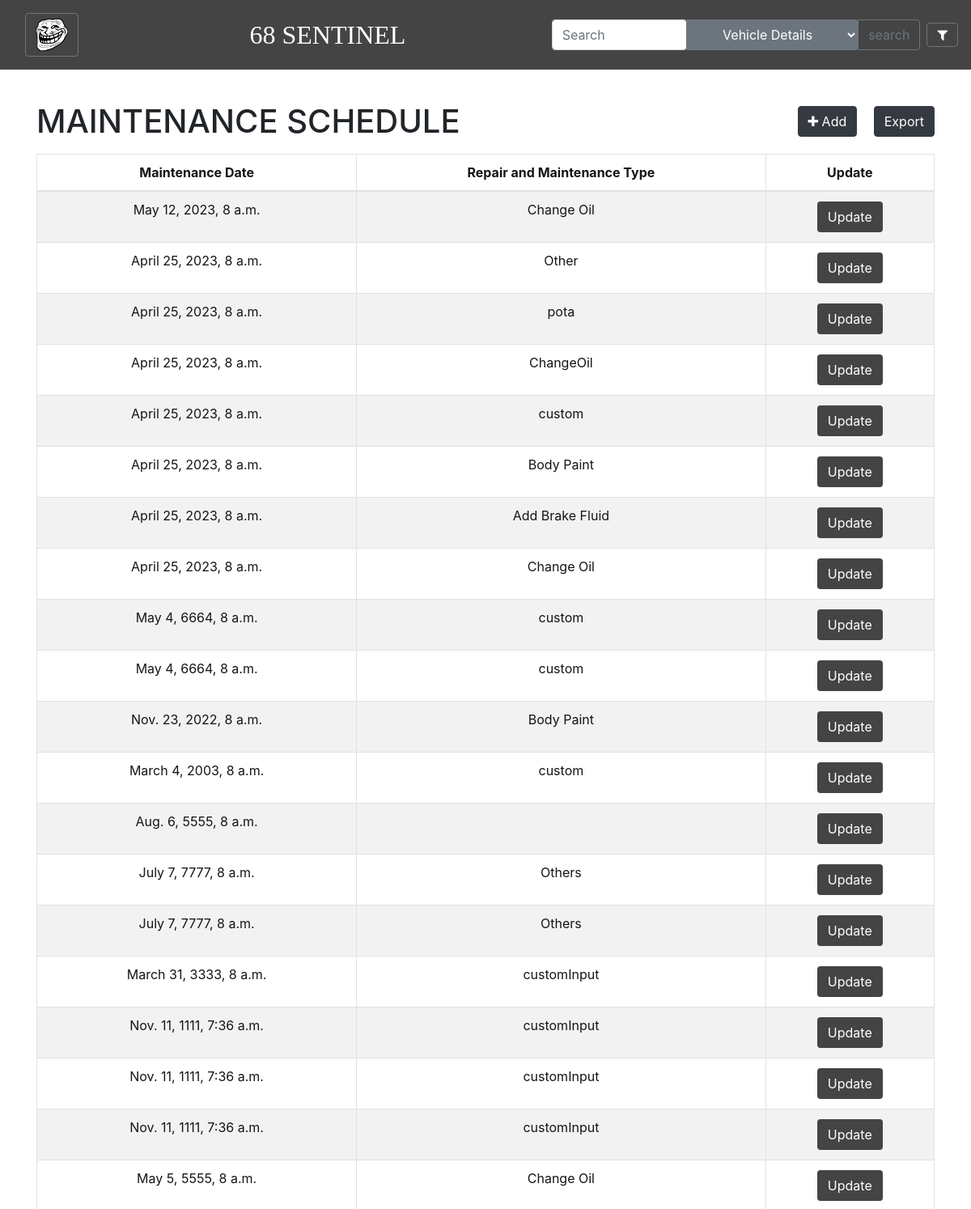
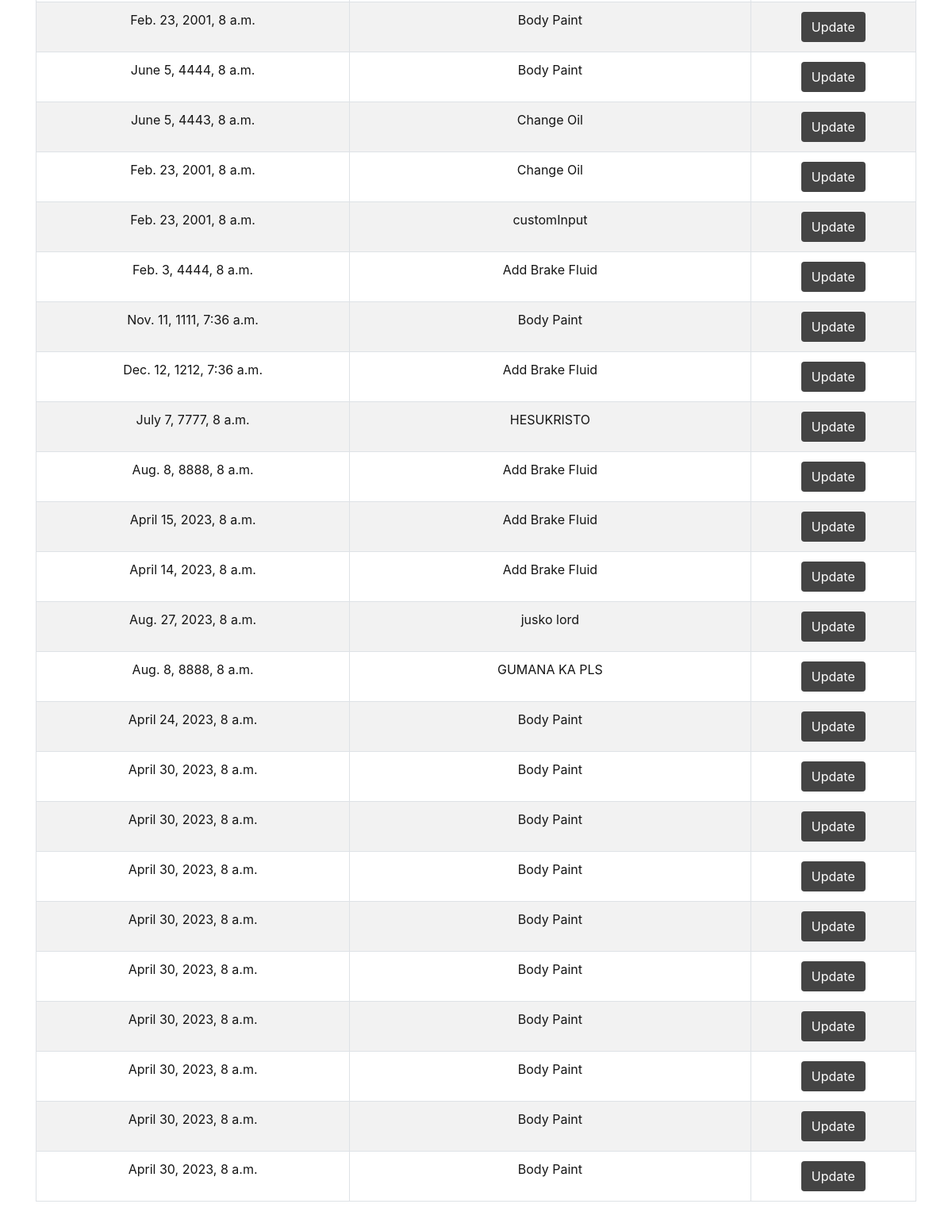
/MSchedPage, run on an earlier commit of the app's database (2 pictures, top to bottom).
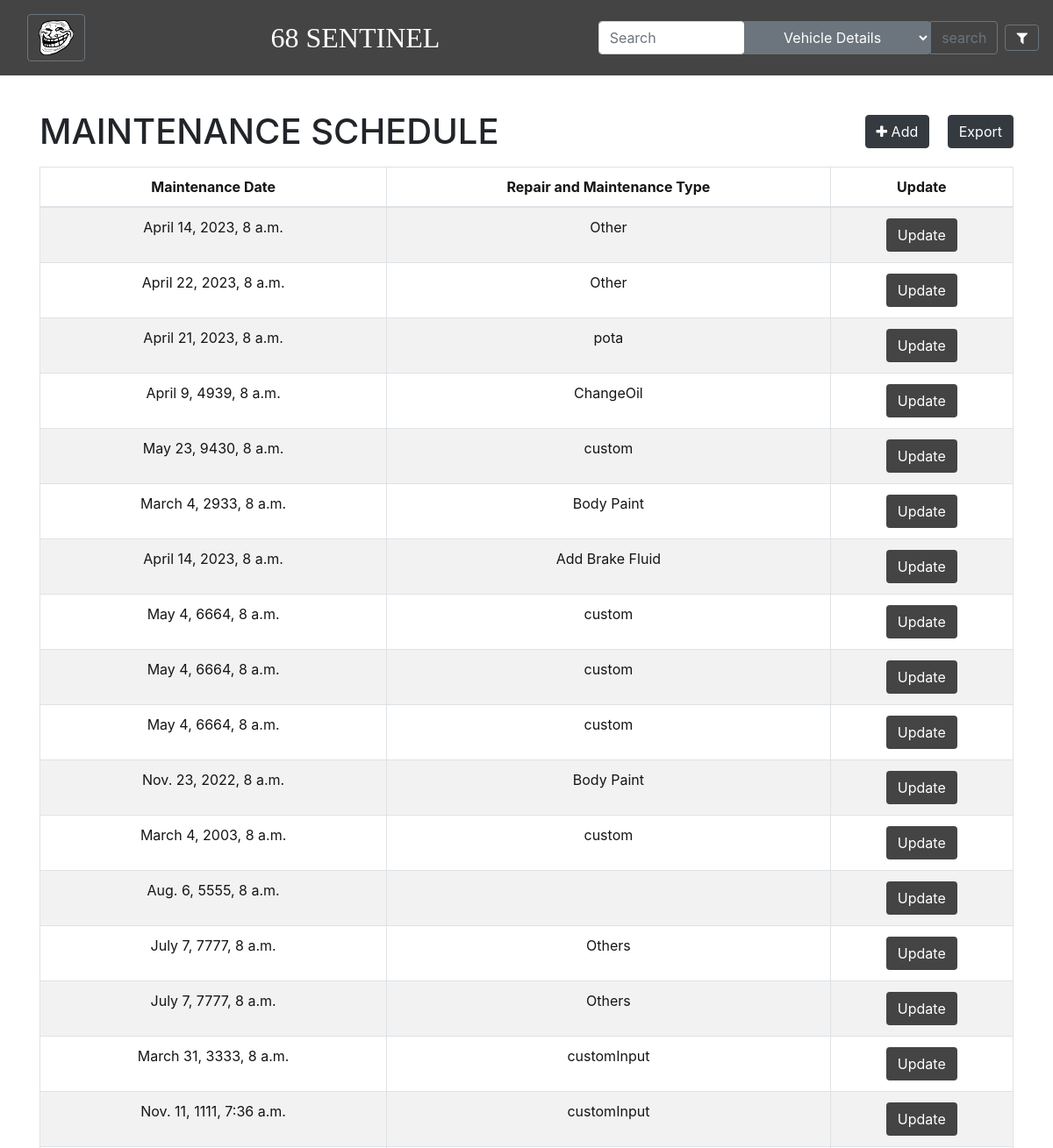
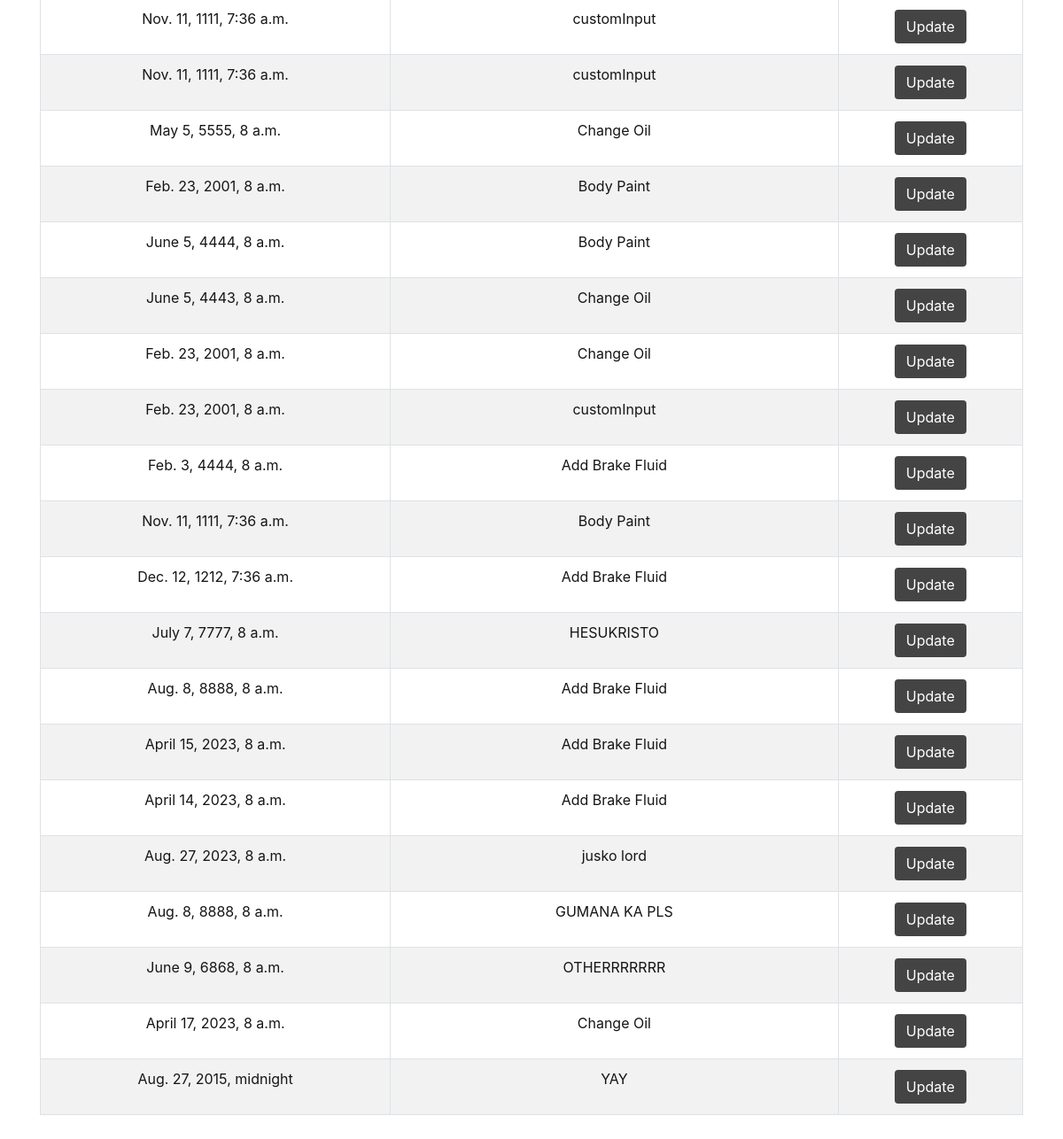
And on a later commit of the database (2 pictures, top to bottom).
### FMSApp/models.py (models this page shows, shortened)
class InputMSched(models.Model):
    PlateNumber = models.ForeignKey(
        InputVDetail, on_delete=models.CASCADE, blank=True, null=True)
    Date = models.DateTimeField(default=now)
    TypeofRepairandMaintenance = models.CharField(max_length=300)
    objects = models.Manager()

### FMSApp/views.py (the view)
# urls.py: path('MSchedPage', views.MSchedPage, name='MSchedPage'),
def MSchedPage(request):
    repairs = InputMSched.objects.all()
    return render(request, "FMSApp/MSchedPage.html", {"repairs": repairs})

### FMSApp/templates/FMSApp/MSchedPage.html (shortened to what this page needs)
{% extends "FMSApp/base.html" %}
{% load static %}
{% block content %}
<div class="container py-4">
    <div class="d-flex justify-content-between align-items-center mb-3">
        <h1 class="text-center mb-0">MAINTENANCE SCHEDULE</h1>
        <div>
            <a class="btn btn-dark mr-3" href="{% url 'Input_MSched' %}">
                <i class="fa fa-plus"></i> Add
            </a>
            <a class="btn btn-dark" style="color:white" href="{% url 'exportMaintenance' %}"> Export </a>
        </div>
    </div>
    <table class="table table-bordered table-striped table-hover text-center" style="color:rgb(21, 21, 21);">
        <thead>
            <tr>
                <th>Maintenance Date</th>
                <th>Repair and Maintenance Type</th>
                <th>Update</th>
            </tr>
        </thead>
        {% for maintenance in repairs %}
        <tr>
            <td>{{ maintenance.Date }}</td>
            <td>{{ maintenance.TypeofRepairandMaintenance }}</td>
            <td><a class="btn" style="background-color: #444444;color: white;" href="{% url 'Update_Maintenance' pk=maintenance.pk %}">Update</a></td>
        </tr>
    {% endfor %}
    </table>
</div>
{% endblock %}

What changed in the data, as far as the page shows it:
removed InputMSched: Date "May 12, 2023, 8 a.m.", TypeofRepairandMaintenance "Change Oil"
removed InputMSched: Date "April 25, 2023, 8 a.m.", TypeofRepairandMaintenance "Change Oil"
removed InputMSched: Date "April 24, 2023, 8 a.m.", TypeofRepairandMaintenance "Body Paint"
removed InputMSched: Date "April 30, 2023, 8 a.m.", TypeofRepairandMaintenance "Body Paint"
removed InputMSched: Date "April 30, 2023, 8 a.m.", TypeofRepairandMaintenance "Body Paint"
removed InputMSched: Date "April 30, 2023, 8 a.m.", TypeofRepairandMaintenance "Body Paint"
removed InputMSched: Date "April 30, 2023, 8 a.m.", TypeofRepairandMaintenance "Body Paint"
removed InputMSched: Date "April 30, 2023, 8 a.m.", TypeofRepairandMaintenance "Body Paint"
removed InputMSched: Date "April 30, 2023, 8 a.m.", TypeofRepairandMaintenance "Body Paint"
removed InputMSched: Date "April 30, 2023, 8 a.m.", TypeofRepairandMaintenance "Body Paint"
removed InputMSched: Date "April 30, 2023, 8 a.m.", TypeofRepairandMaintenance "Body Paint"
removed InputMSched: Date "April 30, 2023, 8 a.m.", TypeofRepairandMaintenance "Body Paint"
added InputMSched: Date "April 14, 2023, 8 a.m.", TypeofRepairandMaintenance "Other"
changed InputMSched: Date "April 25, 2023, 8 a.m." → "April 22, 2023, 8 a.m."
changed InputMSched "pota": Date "April 25, 2023, 8 a.m." → "April 21, 2023, 8 a.m."
changed InputMSched "ChangeOil": Date "April 25, 2023, 8 a.m." → "April 9, 4939, 8 a.m."
changed InputMSched: Date "April 25, 2023, 8 a.m." → "May 23, 9430, 8 a.m."
changed InputMSched: Date "April 25, 2023, 8 a.m." → "March 4, 2933, 8 a.m."
changed InputMSched (number 7 of 37 on the later page): Date "April 25, 2023, 8 a.m." → "April 14, 2023, 8 a.m."
added InputMSched: Date "May 4, 6664, 8 a.m.", TypeofRepairandMaintenance "custom"
added InputMSched: Date "June 9, 6868, 8 a.m.", TypeofRepairandMaintenance "OTHERRRRRRR"
added InputMSched: Date "April 17, 2023, 8 a.m.", TypeofRepairandMaintenance "Change Oil"
added InputMSched: Date "Aug. 27, 2015, midnight", TypeofRepairandMaintenance "YAY"
